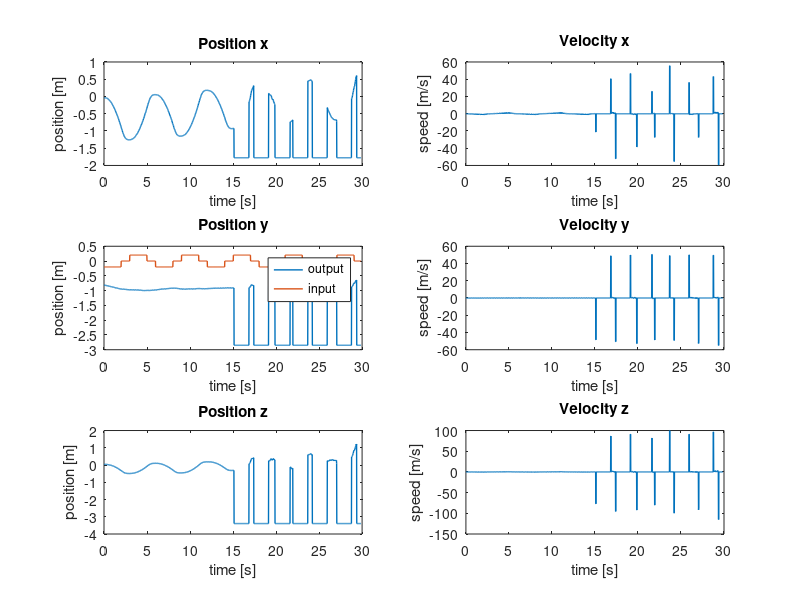
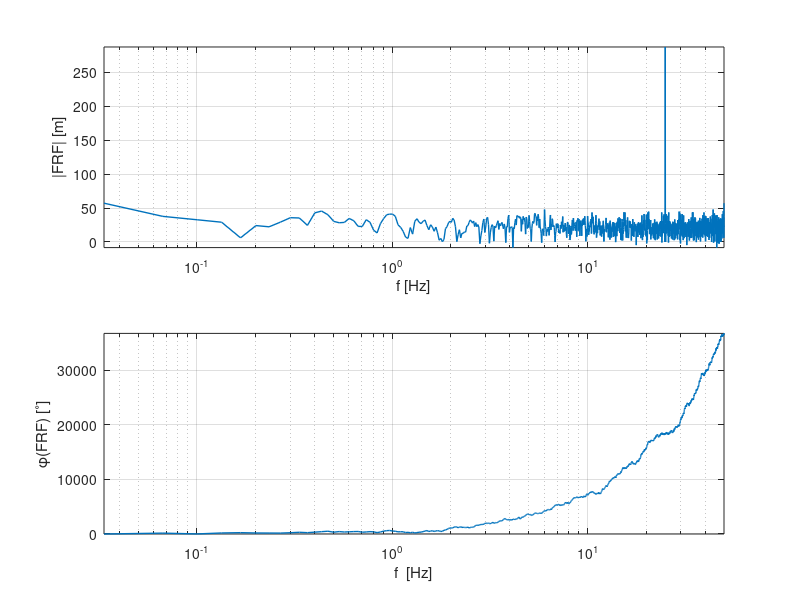
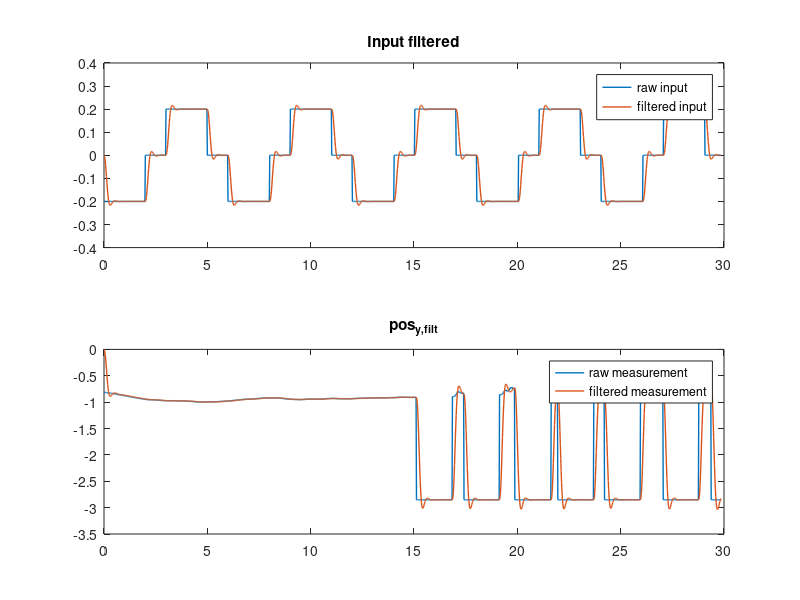
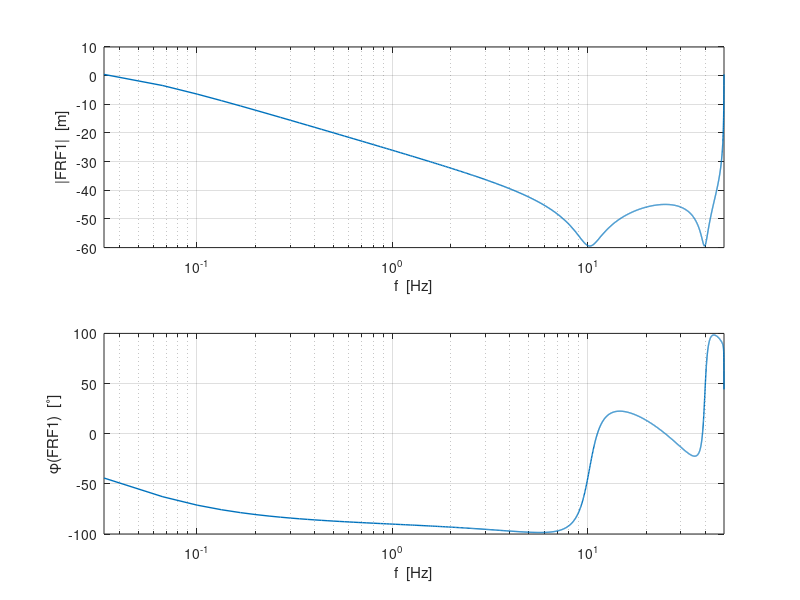

Reproduce these figures in MATLAB, in order.
%%% Parameter estimation %%%
% zie ook 'test.m' !
clear all
close all

%% Load data from .mat-file

load angle_identification_y


%% Extract some signals from the data

set(0, 'DefaultLineLineWidth', 1);


% Cutoff useful data
% first_index = find(input~=0, 1);
input = input(1:end-10)';
output_x = output_x(1:end-10)';
output_y = output_y(1:end-10)';
output_z = output_z(1:end-10)';

% Sample time
dt = 0.02;
time = (0:dt:(length(input)-1)*dt)';

% Differentiation of x-, y-, z-position
% dt = sample time (gradient assumes timestep 1)
velocity_x = gradient(output_x)/dt;
velocity_y = gradient(output_y)/dt;
velocity_z = gradient(output_z)/dt;

% Do some plotting of the measurement data.
figure('Name','Measurement Data')
subplot(321), plot(time, output_x), title('Position x'), xlabel('time [s]'), ylabel('position [m]')
subplot(322), plot(time, velocity_x), title('Velocity x'), xlabel('time [s]'), ylabel('speed [m/s]')

subplot(323), plot(time, output_y, time, input), title('Position y'), xlabel('time [s]'), ylabel('position [m]'), legend('output','input')
subplot(324), plot(time, velocity_y), title('Velocity y'), xlabel('time [s]'), ylabel('speed [m/s]')

subplot(325), plot(time, output_z), title('Position z'), xlabel('time [s]'), ylabel('position [m]')
subplot(326), plot(time, velocity_z), title('Velocity z'), xlabel('time [s]'), ylabel('speed [m/s]')


%% Frequency domain - Empirical Transfer Function
Ts = dt;
fs = 1/dt;
N = length(velocity_x);
t = [0:N-1]'*Ts;
N = numel(input);
f = [0:N-1]'*(fs/N);

input_f = fft(input);
output_y_f = fft(output_x);
velocity_x_f = fft(velocity_x);

FRF = output_y_f./input_f;

figure('Name', 'Empirical transfer function freq response'),subplot(2,1,1),semilogx(f, 20*log10(abs(FRF)), 'LineWidth', 1)
axis tight
grid on
xlabel('f [Hz]')
xlim([f(1) f(end)])
ylabel('|FRF| [m]')
subplot(2,1,2),semilogx(f, 180/pi*unwrap(angle(FRF)), 'LineWidth', 1)
grid on
axis tight
xlabel('f  [Hz]')
ylabel('\phi(FRF) [^\circ]')
xlim([f(1) f(end)])



% ---------------------
%% SECOND ORDER FITTING 
% ---------------------

%% Filtering of the in- and output data using Butterworth filter
[B, A] = butter(3, 0.02*5); % order must be higher than order of system, 
                            % adjust cut-off frquency to be higher than 
                            % highest eigenfrequency of the system
                             
% input filtering                           
input_filt = filter(B, A, input);
% output filtering
output_y_filt = filter(B, A, output_y);

figure('Name','3d order Butt. filtered Input & Measurement')
subplot(211),plot(t,input,t,input_filt),title('Input filtered')
legend('raw input', 'filtered input')
subplot(212),plot(time, output_y, time, output_y_filt),title('pos_{y,filt}')
legend('raw measurement', 'filtered measurement')


% Least squares solution for approximation of the parameters in the system
%% Without filtering
% --- PROPER [order(N) = order(D)]
%
%           Y(z)    b2*z^2 + b1*z + b0
%   G(z) = ----- = --------------------
%           U(z)     z^2 + a1*z + a0
%
% y[k] = -a1*y[k-1]-a0*y[k-2]+b2*u[k]+b1*u[k-1]+b0*u[k-2]
%
% theta = [a1 a0 b2 b1 b0]

y1 = output_y(3:end);
Phi1 = [-output_y(2:end-1), -output_y(1:end-2), input(3:end), input(2:end-1), input(1:end-2)];
theta1 = Phi1\y1;

B1 = [theta1(3), theta1(4), theta1(5)];
A1 = [1, theta1(1) theta1(2)];

sys_d1 = tf(B1, A1, Ts);

FRF1 = squeeze(freqresp(sys_d1,2*pi*f));

figure('Name','2nd order, no filter, proper - Freq. resp.'), subplot(211)
semilogx(f, 20*log10(abs(FRF1)))
grid on
xlim([f(1) f(end)])
xlabel('f  [Hz]')
ylabel('|FRF1|  [m]')
subplot(212),semilogx(f, 180/pi*unwrap(angle(FRF1)))
grid on
xlim([f(1) f(end)])
xlabel('f  [Hz]')
ylabel('\phi(FRF1)  [^\circ]')

x1 = lsim(sys_d1,input,t);

figure('Name','2nd order, no filter, proper - Simulation')
subplot(211)
hold on
plot(t, output_y,'g')
plot(t, x1)
title('2nd order, no filter, proper - Simulation VS Measurement')
legend('pos_{y,meas}','pos_{y,sim}')
xlabel('Time [s]')
ylabel('Displacement [m]')
axis tight
subplot(212)
plot(t,output_y - x1)
title('Difference between simulation and measurement')
legend('pos_{y,meas}-pos_{y,sim}')
xlabel('Time [s]')
ylabel('Displacement [m]')
axis tight

figure('Name','2nd order, no filter, proper - Pole Zero Map'),pzmap(sys_d1)


%% With Butterworth filtering of in and output
% --- PROPER [order(N) = order(D)]
%
%           Y(z)    b2*z^2 + b1*z + b0
%   G(z) = ----- = --------------------
%           U(z)     z^2 + a1*z + a0
%
% y[k] = -a1*y[k-1]-a0*y[k-2]+b2*u[k]+b1*u[k-1]+b0*u[k-2]
%
% theta = [a1 a0 b2 b1 b0]

y2 = output_y_filt(3:end);
Phi2 = [-output_y_filt(2:end-1), -output_y_filt(1:end-2), input_filt(3:end), input_filt(2:end-1), input_filt(1:end-2)];
theta2 = Phi2\y2;

B2 = [theta2(3),theta2(4),theta2(5)];
A2 = [1, theta2(1) theta2(2)];

sys_d2 = tf(B2, A2, Ts);

FRF2 = squeeze(freqresp(sys_d2,2*pi*f));

figure('Name','2nd order, filtered, proper - Freq. resp.'),subplot(2,1,1),semilogx(f, 20*log10(abs(FRF2)))
grid on 
xlim([f(1) f(end)])
xlabel('f  [Hz]')
ylabel('|FRF2|  [m]')
axis tight
subplot(2,1,2)
semilogx(f, 180/pi*unwrap(angle(FRF2)))
grid on
xlim([f(1) f(end)])
xlabel('f  [Hz]')
ylabel('\phi(FRF2)  [^\circ]')

x2 = lsim(sys_d2,input,t);

figure('Name','2nd order, filtered, proper - Simulation')
subplot(211)
hold on
plot(t, output_y,'g')
plot(t, output_y_filt)
plot(t,x2)
legend('pos_{y,meas}', 'pos_{y,filt}', 'pos_{y,sim}')
title('2nd order, filtered, proper - Simulation VS Measurement')
xlabel('Time [s]')
axis tight
ylabel('output [m/s]')
subplot(212)
plot(t,output_y - x2)
title('Difference between simulation and measurement')
legend('pos_{y,meas}-pos_{y,sim}')
xlabel('Time [s]')
ylabel('output [m/s]')
axis tight

figure('Name','2nd order, filtered, proper - Pole Zero Map'),pzmap(sys_d2)




% ---------------------
%% THIRD ORDER FITTING 
% ---------------------

%% Filtering of the in- and output data using Butterworth filter
[B, A] = butter(4, 0.02*5); % order must be higher than order of system, 
                            % adjust cut-off frquency to be higher than 
                            % highest eigenfrequency of the system
                             
% input filtering                           
input_filt = filter(B, A, input);
% output filtering
output_y_filt = filter(B, A, output_y);

figure('Name','4th order Butt. filtered Input & Measurement')
subplot(211),plot(t,input,t,input_filt),title('Input filtered')
legend('raw input', 'filtered input')
subplot(212),plot(time, output_y, time, output_y_filt),title('pos_{y,filt}')
legend('raw measurement', 'filtered measurement')


% Least squares solution for approximation of the parameters in the system
%% Without filtering
% --- PROPER [order(N) = order(D)]
%
%           Y(z)    b3*z^3 + b2*z^2 + b1*z + b0
%   G(z) = ----- = -----------------------------
%           U(z)     z^3 + a2*z^2 + a1*z + a0
%
% y[k] =
% -a2*y[k-1]-a1*y[k-2]-a0*y[k-3]+b3*u[k]+b2*u[k-1]+b1*u[k-2]+b0*u[k-3]
%
% theta = [a2 a1 a0 b3 b2 b1 b0]

y3 = output_y(4:end);
Phi3 = [-output_y(3:end-1), -output_y(2:end-2), -output_y(1:end-3), input(4:end), input(3:end-1), input(2:end-2), input(1:end-3)];
theta3 = Phi3\y3;

B3 = [theta3(4), theta3(5), theta3(6), theta3(7)];
A3 = [1, theta3(1) theta3(2) theta3(3)];

sys_d3 = tf(B3, A3, Ts);

FRF3 = squeeze(freqresp(sys_d3,2*pi*f));

figure('Name','3d order, no filter, proper -  Freq. Resp.'), subplot(211)
semilogx(f, 20*log10(abs(FRF3)))
grid on
xlim([f(1) f(end)])
xlabel('f  [Hz]')
ylabel('|FRF3|  [m]')
subplot(212),semilogx(f, 180/pi*unwrap(angle(FRF3)))
grid on
xlim([f(1) f(end)])
xlabel('f  [Hz]')
ylabel('\phi(FRF3)  [^\circ]')

x3 = lsim(sys_d3,input,t);

figure('Name','3d order, no filter, proper - Simulation')
subplot(211)
hold on
plot(t, output_y,'g')
plot(t, x3)
title('3d order, no filter, proper - Simulation VS Measurement')
legend('pos_{y,meas}','pos_{y,sim}')
xlabel('Time [s]')
ylabel('Displacement [m]')
axis tight
subplot(212)
plot(t,output_y - x3)
title('Difference between simulation and measurement')
legend('pos_{y,meas}-pos_{y,sim}')
xlabel('Time [s]')
ylabel('Displacement [m]')
axis tight

figure('Name','3d order, no filter, proper - Pole Zero Map'),pzmap(sys_d3)


%% With Butterworth filtering of in- and output.
% --- PROPER [order(N) = order(D)]
%
%           Y(z)    b3*z^3 + b2*z^2 + b1*z + b0
%   G(z) = ----- = -----------------------------
%           U(z)     z^3 + a2*z^2 + a1*z + a0
%
% y[k] =
% -a2*y[k-1]-a1*y[k-2]-a0*y[k-3]+b3*u[k]+b2*u[k-1]+b1*u[k-2]+b0*u[k-3]
%
% theta = [a2 a1 a0 b3 b2 b1 b0]

y4 = output_y_filt(4:end);
Phi4 = [-output_y_filt(3:end-1), -output_y_filt(2:end-2), -output_y_filt(1:end-3), input_filt(4:end), input_filt(3:end-1), input_filt(2:end-2), input_filt(1:end-3)];
theta4 = Phi4\y4;

B4 = [theta4(4), theta4(5), theta4(6), theta4(7)];
A4 = [1, theta4(1) theta4(2) theta4(3)];

sys_d4 = tf(B4, A4, Ts);

FRF4 = squeeze(freqresp(sys_d4,2*pi*f));

figure('Name','3d order, filtered, proper - Freq. Resp.'), subplot(211)
semilogx(f, 20*log10(abs(FRF4)))
grid on
xlim([f(1) f(end)])
xlabel('f  [Hz]')
ylabel('|FRF4|  [m]')
subplot(212),semilogx(f, 180/pi*unwrap(angle(FRF4)))
grid on
xlim([f(1) f(end)])
xlabel('f  [Hz]')
ylabel('\phi(FRF4)  [^\circ]')

x4 = lsim(sys_d4,input,t);

figure('Name','3d order, filtered, proper - Simulation')
subplot(211)
hold on
plot(t, output_y_filt,'g')
plot(t, x4)
title('3d order, filtered, proper - Simulation VS Measurement')
legend('pos_{y,meas}','pos_{y,sim}')
xlabel('Time [s]')
ylabel('Displacement [m]')
axis tight
subplot(212)
plot(t,output_y_filt - x4)
title('Difference between simulation and measurement')
legend('pos_{y,meas}-pos_{y,sim}')
xlabel('Time [s]')
ylabel('Displacement [m]')
axis tight

figure('Name','NOT  filtered pole zero map'),pzmap(sys_d4)

%% Without filtering
% --- STRICTLY PROPER [order(N) < order(D)]
%
%           Y(z)       b2*z^2 + b1*z + b0
%   G(z) = ----- = --------------------------
%           U(z)    z^3 + a2*z^2 + a1*z + a0
%
% y[k] = -a2*y[k-1]-a1*y[k-2]-a0*y[k-3]+b2*u[k-1]+b1*u[k-2]+b0*u[k-3]
%
% theta = [a2 a1 a0 b2 b1 b0]

y5 = output_y(4:end);
Phi5 = [-output_y(3:end-1), -output_y(2:end-2), -output_y(1:end-3), input(4:end), input(3:end-1), input(2:end-2), input(1:end-3)];
theta5 = Phi5\y5;

B5 = [theta5(4), theta5(5), theta5(6)];
A5 = [1, theta5(1) theta5(2) theta5(3)];

sys_d5 = tf(B5, A5, Ts);

FRF5 = squeeze(freqresp(sys_d5,2*pi*f));

figure('Name','3d order, no filter, strictly proper - Freq. Resp.'), subplot(211)
semilogx(f, 20*log10(abs(FRF5)))
grid on
xlim([f(1) f(end)])
xlabel('f  [Hz]')
ylabel('|FRF5|  [m]')
subplot(212),semilogx(f, 180/pi*unwrap(angle(FRF5)))
grid on
xlim([f(1) f(end)])
xlabel('f  [Hz]')
ylabel('\phi(FRF5)  [^\circ]')

x5 = lsim(sys_d5,input,t);

figure('Name','3d order, no filter, strictly proper - Simulation')
subplot(211)
hold on
plot(t, output_y,'g')
plot(t, x5)
title('3d order, no filter, strictly proper - Simulation VS Measurement')
legend('pos_{y,meas}','pos_{y,sim}')
xlabel('Time [s]')
ylabel('Displacement [m]')
axis tight
subplot(212)
plot(t,output_y - x5)
title('Difference between simulation and measurement')
legend('pos_{y,meas}-pos_{y,sim}')
xlabel('Time [s]')
ylabel('Displacement [m]')
axis tight

figure('Name','3d order, no filter, strictly proper - Pole Zero Map'),pzmap(sys_d5)


%% With Butterworth filtering of in- and output.
% --- STRICTLY PROPER [order(N) < order(D)]
%
%           Y(z)       b2*z^2 + b1*z + b0
%   G(z) = ----- = --------------------------
%           U(z)    z^3 + a2*z^2 + a1*z + a0
%
% y[k] = -a2*y[k-1]-a1*y[k-2]-a0*y[k-3]]+b2*u[k-1]+b1*u[k-2]+b0*u[k-3]
%
% theta = [a2 a1 a0 b2 b1 b0]

y6 = output_y_filt(4:end);
Phi6 = [-output_y_filt(3:end-1), -output_y_filt(2:end-2), -output_y_filt(1:end-3), input_filt(3:end-1), input_filt(2:end-2), input_filt(1:end-3)];
theta6 = Phi6\y6;

B6 = [theta6(4), theta6(5), theta6(6)];
A6 = [1, theta6(1) theta6(2) theta6(3)];

sys_d6 = tf(B6, A6, Ts);

FRF6 = squeeze(freqresp(sys_d6,2*pi*f));

figure('Name','3d order, filtered, strictly proper - Freq. Resp.'), subplot(211)
semilogx(f, 20*log10(abs(FRF6)))
grid on
xlim([f(1) f(end)])
xlabel('f  [Hz]')
ylabel('|FRF6|  [m]')
subplot(212),semilogx(f, 180/pi*unwrap(angle(FRF6)))
grid on
xlim([f(1) f(end)])
xlabel('f  [Hz]')
ylabel('\phi(FRF6)  [^\circ]')

x6 = lsim(sys_d6,input,t);

figure('Name','3d order, filtered, strictly proper - Simulation')
subplot(211)
hold on
plot(t, output_y_filt,'g')
plot(t, x6)
title('3d order, filtered, strictly proper - Simulation VS Measurement')
legend('pos_{y,meas}','pos_{y,sim}')
xlabel('Time [s]')
ylabel('Displacement [m]')
axis tight
subplot(212)
plot(t,output_y_filt - x6)
title('Difference between simulation and measurement')
legend('pos_{y,meas}-pos_{y,sim}')
xlabel('Time [s]')
ylabel('Displacement [m]')
axis tight

figure('Name','3d order, filtered, strictly proper - Pole Zero Map'),pzmap(sys_d6)


% ---------------------
%% FOURTH ORDER FITTING 
% ---------------------

%% Filtering of the in- and output data using Butterworth filter
[B, A] = butter(5, 0.02*5); % order must be higher than order of system, 
                            % adjust cut-off frquency to be higher than 
                            % highest eigenfrequency of the system
                             
% input filtering                           
input_filt = filter(B, A, input);
% output filtering
output_y_filt = filter(B, A, output_y);

figure('Name','4th order Butt. filtered Input & Measurement')
subplot(211),plot(t,input,t,input_filt),title('Input filtered')
legend('raw input', 'filtered input')
subplot(212),plot(time, output_y, time, output_y_filt),title('pos_{y,filt}')
legend('raw measurement', 'filtered measurement')


%% With Butterworth filtering of in- and output.
% --- STRICTLY PROPER [order(N) < order(D)]
%
%           Y(z)       b3*z^3 + b2*z^2 + b1*z + b0
%   G(z) = ----- = -----------------------------------
%           U(z)    z^4 + a3*z^3 + a2*z^2 + a1*z + a0
%
% y[k] = -a3*y[k-1]-a2*y[k-2]-a1*y[k-3]-a0*y[k-4]+b3*u[k-1]+b2*u[k-2]+b1*u[k-3]+b1*u[k-4]
%
% theta = [a3 a2 a1 a0 b3 b2 b1 b0]

y7 = output_y_filt(5:end);
Phi7 = [-output_y_filt(4:end-1), -output_y_filt(3:end-2), -output_y_filt(2:end-3), -output_y_filt(1:end-4), input_filt(4:end-1), input_filt(3:end-2), input_filt(2:end-3), input_filt(1:end-4)];
theta7 = Phi7\y7;

B7 = [theta7(5), theta7(6), theta7(7), theta7(8)];
A7 = [1, theta7(1) theta7(2) theta7(3) theta7(4)];

sys_d7 = tf(B7, A7, Ts);

FRF7 = squeeze(freqresp(sys_d7,2*pi*f));

figure('Name','4th order, filtered, strictly proper - Freq. Resp.'), subplot(211)
semilogx(f, 20*log10(abs(FRF6)))
grid on
xlim([f(1) f(end)])
xlabel('f  [Hz]')
ylabel('|FRF7|  [m]')
subplot(212),semilogx(f, 180/pi*unwrap(angle(FRF6)))
grid on
xlim([f(1) f(end)])
xlabel('f  [Hz]')
ylabel('\phi(FRF7)  [^\circ]')

x7 = lsim(sys_d7,input,t);

figure('Name','4th order, filtered, strictly proper - Simulation')
subplot(211)
hold on
plot(t, output_y_filt,'g')
plot(t, x7)
title('4th order, filtered, strictly proper - Simulation VS Measurement')
legend('pos_{y,meas}','pos_{y,sim}')
xlabel('Time [s]')
ylabel('Displacement [m]')
axis tight
subplot(212)
plot(t,output_y_filt - x7)
title('Difference between simulation and measurement')
legend('pos_{y,meas}-pos_{y,sim}')
xlabel('Time [s]')
ylabel('Displacement [m]')
axis tight

figure('Name','4th order, filtered, strictly proper - Pole Zero Map'),pzmap(sys_d7)





%  ------------------
%% Comparison of fits
%  ------------------
figure
plot(t,[output_y ...
        x3 x4 x5 x6 x7])
        %x1 x2]) 
legend('measurement',...
       '3d - no filter - proper',...
       '3d - filter - proper',...
       '3d - no filter - strictly proper',...
       '3d - filter - strictly proper',...
       '4th - filter - strictly proper')
     %'2nd - no filter - proper', ...
     %'2nd - filter - proper')  % unstable!

     
%% continuous time transfer function



%% Save result (transfer function)
%save('HVJ_x_cont','sys_c2nd')

